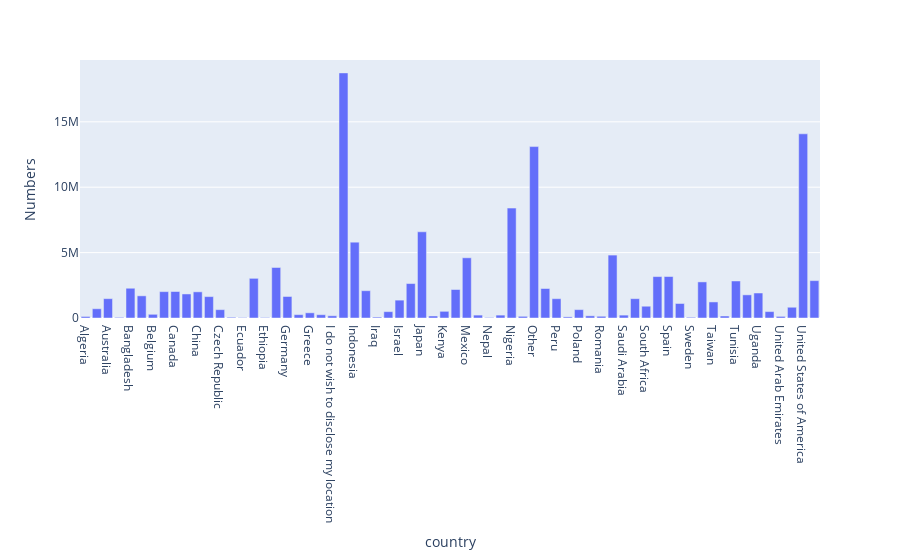

Write notebook code for a chart like this one.
### Markdown cell above
### From which countries people made the survey

### Code cell
plt.style.use("_classic_test_patch")
data_group=data.groupby(["country"])["Numbers"].sum().reset_index()
bar_visuals=px.bar(data_frame=data_group,x="country",y="Numbers")
bar_visuals

### Figure 1 — Plotly figure (JSON) as saved in the notebook; plotly's stock layout.template omitted (floating-point values rounded to 4 significant figures)
{"data": [{"alignmentgroup": "True", "hovertemplate": "country=%{x}<br>Numbers=%{y}<extra></extra>", "legendgroup": "", "marker": {"color": "#636efa", "pattern": {"shape": ""}}, "name": "", "offsetgroup": "", "orientation": "v", "showlegend": false, "textposition": "auto", "type": "bar", "x": ["Algeria", "Argentina", "Australia", "Austria", "Bangladesh", "Belarus", "Belgium", "Brazil", "Canada", "Chile", "China", "Colombia", "Czech Republic", "Denmark", "Ecuador", "Egypt", "Ethiopia", "France", "Germany", "Ghana", "Greece", "Hong Kong (S.A.R.)", "I do not wish to disclose my location", "India", "Indonesia", "Iran, Islamic Republic of...", "Iraq", "Ireland", "Israel", "Italy", "Japan", "Kazakhstan", "Kenya", "Malaysia", "Mexico", "Morocco", "Nepal", "Netherlands", "Nigeria", "Norway", "Other", "Pakistan", "Peru", "Philippines", "Poland", "Portugal", "Romania", "Russia", "Saudi Arabia", "Singapore", "South Africa", "South Korea", "Spain", "Sri Lanka", "Sweden", "Switzerland", "Taiwan", "Thailand", "Tunisia", "Turkey", "Uganda", "Ukraine", "United Arab Emirates", "United Kingdom of Great Britain and Northern Ireland", "United States of America", "Viet Nam"], "xaxis": "x", "y": [117616, 707721, 1478688, 49790, 2275420, 1695015, 283155, 2015791, 2025396, 1838047, 2000888, 1635525, 637757, 58481, 34887, 3032300, 38672, 3861481, 1644785, 256079, 397033, 252013, 169856, 18738042, 5795565, 2087133, 70275, 486555, 1366552, 2633859, 6590415, 153790, 510895, 2179011, 4602770, 221409, 37882, 220900, 8402357, 128652, 13105055, 2255628, 1476012, 85666, 639989, 166891, 132109, 4809212, 220736, 1477219, 900011, 3165533, 3170727, 1109566, 55419, 2760193, 1227679, 152415, 2829257, 1769951, 1910693, 490795, 122362, 821499, 14080997, 2857012], "yaxis": "y"}], "layout": {"barmode": "relative", "legend": {"tracegroupgap": 0}, "margin": {"t": 60}, "xaxis": {"anchor": "y", "domain": [0, 1], "title": {"text": "country"}}, "yaxis": {"anchor": "x", "domain": [0, 1], "title": {"text": "Numbers"}}}}
